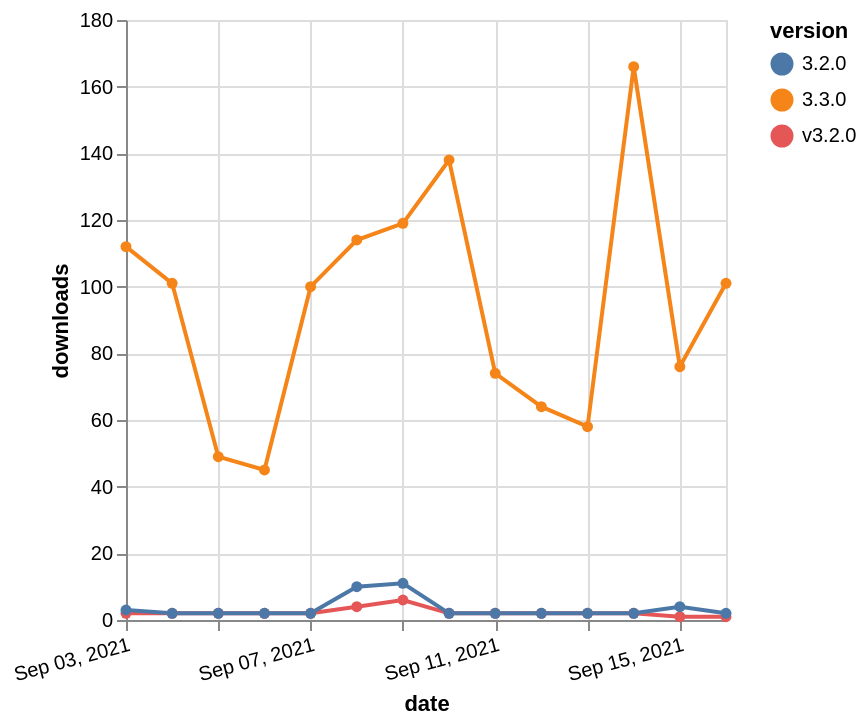

The specification (Vega-Lite) saved for this image:
### Vega-Lite specification from a JSON file in a GitHub repository (floating-point values rounded to 4 significant figures)
{"$schema": "https://vega.github.io/schema/vega-lite/v5.json", "description": "A simple bar chart with embedded data.", "data": {"values": [{"date": "2021-09-03", "total": 11151, "delta": 112, "version": "3.3.0"}, {"date": "2021-09-04", "total": 11252, "delta": 101, "version": "3.3.0"}, {"date": "2021-09-05", "total": 11301, "delta": 49, "version": "3.3.0"}, {"date": "2021-09-06", "total": 11346, "delta": 45, "version": "3.3.0"}, {"date": "2021-09-07", "total": 11446, "delta": 100, "version": "3.3.0"}, {"date": "2021-09-08", "total": 11560, "delta": 114, "version": "3.3.0"}, {"date": "2021-09-09", "total": 11679, "delta": 119, "version": "3.3.0"}, {"date": "2021-09-10", "total": 11817, "delta": 138, "version": "3.3.0"}, {"date": "2021-09-11", "total": 11891, "delta": 74, "version": "3.3.0"}, {"date": "2021-09-12", "total": 11955, "delta": 64, "version": "3.3.0"}, {"date": "2021-09-13", "total": 12013, "delta": 58, "version": "3.3.0"}, {"date": "2021-09-14", "total": 12179, "delta": 166, "version": "3.3.0"}, {"date": "2021-09-15", "total": 12255, "delta": 76, "version": "3.3.0"}, {"date": "2021-09-16", "total": 12356, "delta": 101, "version": "3.3.0"}, {"date": "2021-09-03", "total": 3067, "delta": 2, "version": "v3.2.0"}, {"date": "2021-09-04", "total": 3069, "delta": 2, "version": "v3.2.0"}, {"date": "2021-09-05", "total": 3071, "delta": 2, "version": "v3.2.0"}, {"date": "2021-09-06", "total": 3073, "delta": 2, "version": "v3.2.0"}, {"date": "2021-09-07", "total": 3075, "delta": 2, "version": "v3.2.0"}, {"date": "2021-09-08", "total": 3079, "delta": 4, "version": "v3.2.0"}, {"date": "2021-09-09", "total": 3085, "delta": 6, "version": "v3.2.0"}, {"date": "2021-09-10", "total": 3087, "delta": 2, "version": "v3.2.0"}, {"date": "2021-09-11", "total": 3089, "delta": 2, "version": "v3.2.0"}, {"date": "2021-09-12", "total": 3091, "delta": 2, "version": "v3.2.0"}, {"date": "2021-09-13", "total": 3093, "delta": 2, "version": "v3.2.0"}, {"date": "2021-09-14", "total": 3095, "delta": 2, "version": "v3.2.0"}, {"date": "2021-09-15", "total": 3096, "delta": 1, "version": "v3.2.0"}, {"date": "2021-09-16", "total": 3097, "delta": 1, "version": "v3.2.0"}, {"date": "2021-09-03", "total": 3125, "delta": 3, "version": "3.2.0"}, {"date": "2021-09-04", "total": 3127, "delta": 2, "version": "3.2.0"}, {"date": "2021-09-05", "total": 3129, "delta": 2, "version": "3.2.0"}, {"date": "2021-09-06", "total": 3131, "delta": 2, "version": "3.2.0"}, {"date": "2021-09-07", "total": 3133, "delta": 2, "version": "3.2.0"}, {"date": "2021-09-08", "total": 3143, "delta": 10, "version": "3.2.0"}, {"date": "2021-09-09", "total": 3154, "delta": 11, "version": "3.2.0"}, {"date": "2021-09-10", "total": 3156, "delta": 2, "version": "3.2.0"}, {"date": "2021-09-11", "total": 3158, "delta": 2, "version": "3.2.0"}, {"date": "2021-09-12", "total": 3160, "delta": 2, "version": "3.2.0"}, {"date": "2021-09-13", "total": 3162, "delta": 2, "version": "3.2.0"}, {"date": "2021-09-14", "total": 3164, "delta": 2, "version": "3.2.0"}, {"date": "2021-09-15", "total": 3168, "delta": 4, "version": "3.2.0"}, {"date": "2021-09-16", "total": 3170, "delta": 2, "version": "3.2.0"}]}, "width": "container", "mark": {"type": "line", "point": {"filled": true}}, "encoding": {"x": {"field": "date", "type": "temporal", "timeUnit": "yearmonthdate", "title": "date", "axis": {"labelAngle": -15}}, "y": {"field": "delta", "type": "quantitative", "title": "downloads"}, "color": {"field": "version", "type": "nominal"}, "tooltip": {"field": "delta"}}}
